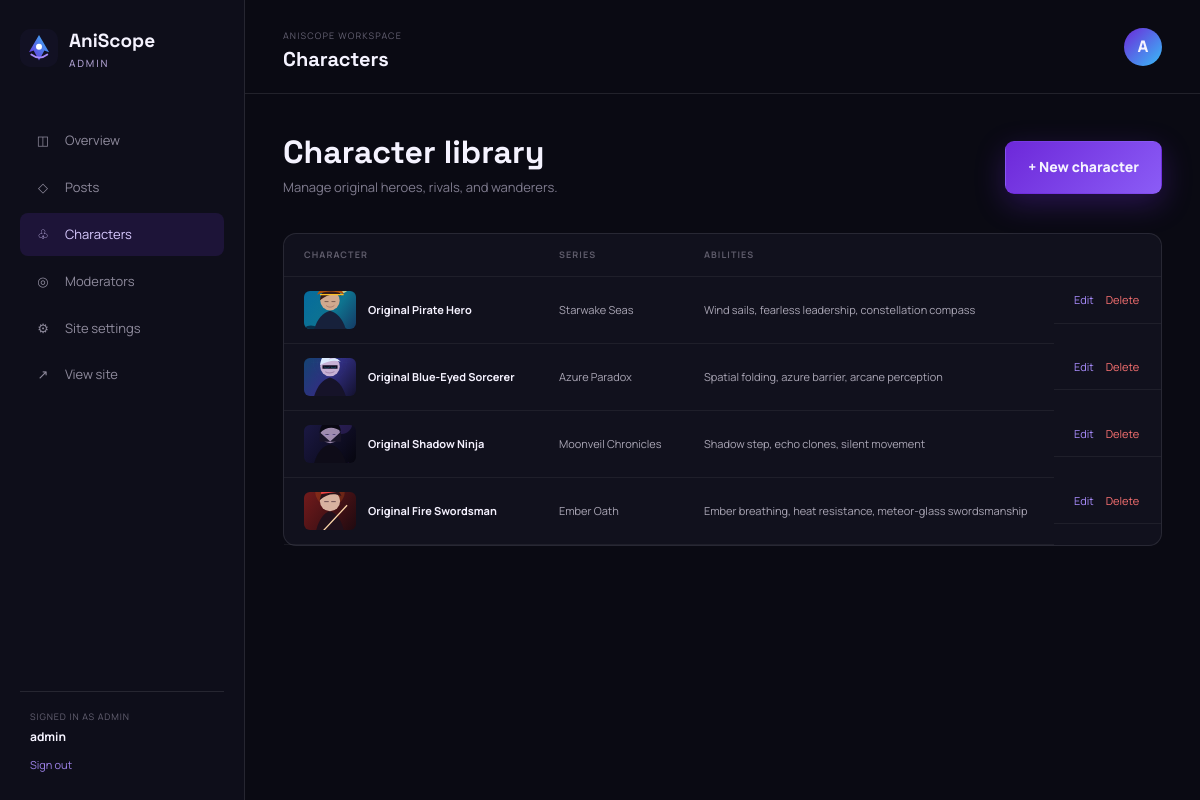
The page /admin/characters.php (signed in) on the database its author committed.
### tables this page shows
CREATE TABLE IF NOT EXISTS characters (
    id INT UNSIGNED AUTO_INCREMENT PRIMARY KEY,
    name VARCHAR(160) NOT NULL,
    anime_name VARCHAR(160) NOT NULL,
    slug VARCHAR(180) NOT NULL UNIQUE,
    bio MEDIUMTEXT NOT NULL,
    abilities VARCHAR(1000) NOT NULL,
    image_url VARCHAR(500) NOT NULL,
    created_at VARCHAR(40) NOT NULL,
    updated_at VARCHAR(40) NOT NULL
);

### includes/api.php (called while the page is built, shortened)
<?php
function env_value(string $key, string $default = ''): string
{
    static $values = null;
    if ($values === null) {
        $values = [];
    }
    return $_ENV[$key] ?? getenv($key) ?: ($values[$key] ?? $default);
}
function db_config(): array
{
    $configFile = dirname(__DIR__) . '/config/database.php';
    $config = is_file($configFile) ? require $configFile : [];
    return [
        'host' => $config['host'] ?? env_value('DB_HOST', 'localhost'),
        'port' => $config['port'] ?? env_value('DB_PORT', '3306'),
        'name' => $config['name'] ?? env_value('DB_NAME', ''),
        'user' => $config['user'] ?? env_value('DB_USER', ''),
        'pass' => $config['pass'] ?? env_value('DB_PASS', ''),
        'charset' => $config['charset'] ?? env_value('DB_CHARSET', 'utf8mb4'),
    ];
}
function db(): PDO
{
    static $pdo = null;
    if ($pdo instanceof PDO) return $pdo;
    $config = db_config();
    $dsn = sprintf('mysql:host=%s;port=%s;dbname=%s;charset=%s', $config['host'], $config['port'], $config['name'], $config['charset']);
    $pdo = new PDO($dsn, $config['user'], $config['pass'], [
        PDO::ATTR_ERRMODE => PDO::ERRMODE_EXCEPTION,
        PDO::ATTR_DEFAULT_FETCH_MODE => PDO::FETCH_ASSOC,
        PDO::ATTR_EMULATE_PREPARES => false,
    ]);
    return $pdo;
}
function api_response(bool $ok, int $status, array $data = [], ?string $error = null): array
{
    return ['ok' => $ok, 'status' => $status, 'data' => $data, 'error' => $error];
}
function api_request(string $method, string $path, ?array $payload = null, ?string $token = null): array
{
    try {
        $pdo = db();
        $parts = parse_url($path);
        $route = $parts['path'] ?? $path;
        if ($method === 'GET' && $route === '/api/settings') {
            $rows = $pdo->query('SELECT `key`, `value` FROM settings')->fetchAll();
            return api_response(true, 200, array_column($rows, 'value', 'key'));
        }
        if ($method === 'GET' && $route === '/api/characters') {
            return api_response(true, 200, $pdo->query('SELECT * FROM characters ORDER BY created_at DESC, id DESC')->fetchAll());
        }
        return api_response(false, 404, ['detail' => 'Route not found']);
    } catch (Throwable $exception) {
        return api_response(false, 500, ['detail' => $exception->getMessage()], $exception->getMessage());
    }
}
function api_data(string $path): array
{
    $response = api_request('GET', $path);
    return $response['ok'] ? $response['data'] : [];
}
function e(?string $value): string
{
    return htmlspecialchars($value ?? '', ENT_QUOTES, 'UTF-8');
}
function image_url(string $url): string
{
    return '/' . ltrim($url, '/');
}

### admin/characters.php (the view, shortened to what this page needs)
<?php
require_once __DIR__ . '/auth.php'; require_admin(); require_once __DIR__ . '/layout.php';
$editing = null; $showForm = isset($_GET['new']) || isset($_GET['edit']);
$characters = api_data('/api/characters'); admin_header($showForm ? ($editing ? 'Edit character' : 'Create character') : 'Characters', 'characters');
$value = fn(string $key, string $default='') => e($editing[$key] ?? $default);
?>
<?php if ($showForm): ?>
<div class="editor-heading"><div><a href="/admin/characters.php">← Back to characters</a><h2><?= $editing ? 'Edit character' : 'Create an original character' ?></h2><p>Build an original profile without using copyrighted character likenesses.</p></div></div>
<form method="post" enctype="multipart/form-data" class="editor-grid"><input type="hidden" name="csrf_token" value="<?= e(csrf_token()) ?>"><input type="hidden" name="action" value="save"><input type="hidden" name="id" value="<?= (int)($editing['id'] ?? 0) ?>"><input type="hidden" name="current_image_url" value="<?= $value('image_url', '/assets/images/character-blue.svg') ?>"><section class="admin-card admin-form"><div class="form-row"><label>Name<input name="name" value="<?= $value('name') ?>" required></label><label>Original series<input name="anime_name" value="<?= $value('anime_name') ?>" required></label></div><label>Biography<textarea name="bio" rows="8" required><?= $value('bio') ?></textarea></label><label>Abilities<textarea name="abilities" rows="5" required><?= $value('abilities') ?></textarea></label></section><aside class="admin-card admin-form sticky-editor"><label>Upload image <span class="optional-label">JPG, PNG, WebP or GIF</span><input type="file" name="image_file" accept="image/jpeg,image/png,image/webp,image/gif" data-image-file></label><div class="image-divider"><span>or</span></div><label>Image URL or ImgBB HTML<input name="image_url" value="<?= $value('image_url', '/assets/images/character-blue.svg') ?>" placeholder="https://i.ibb.co/... or <a><img src=...></a>"></label><div class="image-preview portrait"><img id="image-preview" src="<?= $value('image_url', '/assets/images/character-blue.svg') ?>" alt="Preview"></div><p class="form-hint">A new uploaded file takes priority. ImgBB embed HTML is reduced safely to its image URL.</p><button class="button primary full" type="submit"><?= $editing ? 'Save changes' : 'Create character' ?> →</button></aside></form>
<?php else: ?>
<div class="admin-list-heading"><div><h2>Character library</h2><p>Manage original heroes, rivals, and wanderers.</p></div><a class="button primary" href="?new=1">+ New character</a></div><section class="admin-card"><div class="admin-table-wrap"><table class="admin-table"><thead><tr><th>Character</th><th>Series</th><th>Abilities</th><th></th></tr></thead><tbody><?php foreach ($characters as $character): ?><tr><td><div class="table-title"><img src="<?= e(image_url($character['image_url'])) ?>" alt=""><strong><?= e($character['name']) ?></strong></div></td><td><?= e($character['anime_name']) ?></td><td><?= e($character['abilities']) ?></td><td class="actions"><a href="?edit=<?= (int)$character['id'] ?>">Edit</a><form method="post" data-confirm="Delete this character permanently?"><input type="hidden" name="csrf_token" value="<?= e(csrf_token()) ?>"><input type="hidden" name="action" value="delete"><input type="hidden" name="id" value="<?= (int)$character['id'] ?>"><button type="submit">Delete</button></form></td></tr><?php endforeach; ?></tbody></table></div></section>
<?php endif; admin_footer(); ?>

### assets/css/style.css (style rules this page uses)
:root { --ink:#070711;--panel:#11111f;--panel2:#17172a;--text:#f5f3ff;--muted:#a5a3b8;--purple:#8b5cf6;--violet:#6d28d9;--blue:#38bdf8;--line:rgba(255,255,255,.1);--glow:0 0 40px rgba(124,58,237,.25);--radius:18px;--container:1240px }
* { box-sizing:border-box }
html { scroll-behavior:smooth }
body { margin:0;background:var(--ink);color:var(--text);font-family:Manrope,system-ui,sans-serif;line-height:1.6 }
a { color:inherit;text-decoration:none }
img { display:block;max-width:100% }
button,input,textarea,select { font:inherit }
.button { display:inline-flex;align-items:center;justify-content:center;gap:18px;padding:14px 22px;border-radius:9px;font-weight:800;font-size:14px;border:1px solid transparent;cursor:pointer;transition:.25s }
.button.primary { background:linear-gradient(135deg,var(--violet),var(--purple));box-shadow:0 10px 30px rgba(109,40,217,.3) }
.admin-body { background:#0a0a13 }
.dashboard-welcome,.admin-list-heading,.editor-heading { display:flex;align-items:center;justify-content:space-between;margin-bottom:30px }
.dashboard-welcome h2,.admin-list-heading h2,.editor-heading h2 { font:700 32px 'Space Grotesk';margin:0 }
.dashboard-welcome p,.admin-list-heading p,.editor-heading p { color:#7f7b8e;font-size:13px;margin:5px 0 }
.stat-card,.admin-card { background:#11111d;border:1px solid var(--line);border-radius:13px }
.admin-table-wrap { overflow:auto }
.admin-table { width:100%;border-collapse:collapse;min-width:700px }
.admin-table th,.admin-table td { text-align:left;padding:14px 20px;border-bottom:1px solid rgba(255,255,255,.06);font-size:11px;color:#aaa6b5 }
.admin-table th { text-transform:uppercase;font-size:9px;letter-spacing:.12em;color:#5f5c6b }
.table-title { display:flex;align-items:center;gap:12px;color:#f5f2ff }
.table-title img { width:52px;height:38px;object-fit:cover;border-radius:6px }
.actions { display:flex;gap:12px;align-items:center }
.actions a { color:#a78bfa }
.actions form { display:inline }
.actions button { background:none;border:0;color:#f87171;cursor:pointer;padding:0;font-size:11px }

### rows shown on the page
characters: image_url (picture), name "Original Pirate Hero", anime_name "Starwake Seas", abilities "Wind sails, fearless leadership, constellation compass"
characters: image_url (picture), name "Original Blue-Eyed Sorcerer", anime_name "Azure Paradox", abilities "Spatial folding, azure barrier, arcane perception"
characters: image_url (picture), name "Original Shadow Ninja", anime_name "Moonveil Chronicles", abilities "Shadow step, echo clones, silent movement"
characters: image_url (picture), name "Original Fire Swordsman", anime_name "Ember Oath", abilities "Ember breathing, heat resistance, meteor-glass swordsmanship"

### other values the page prints
current_user()['role'] "ADMIN"
current_user()['username'] "admin"
$title "Characters"
substr(current_user()['username'] ?? 'A', 0, 1) "A"
